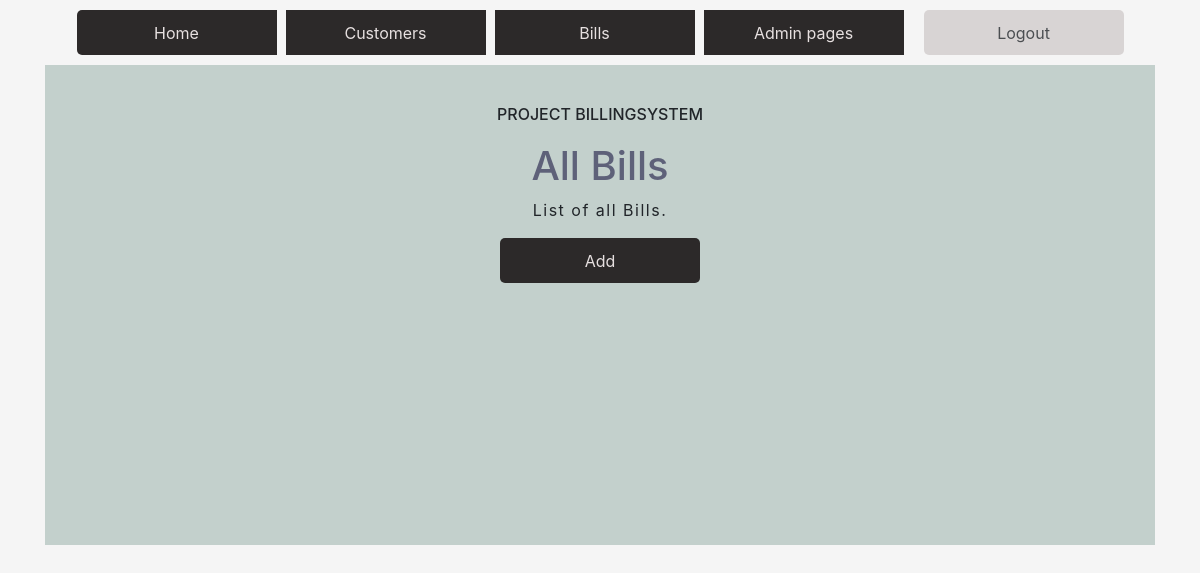
Before: /invoicerowlist/ with the older database file.
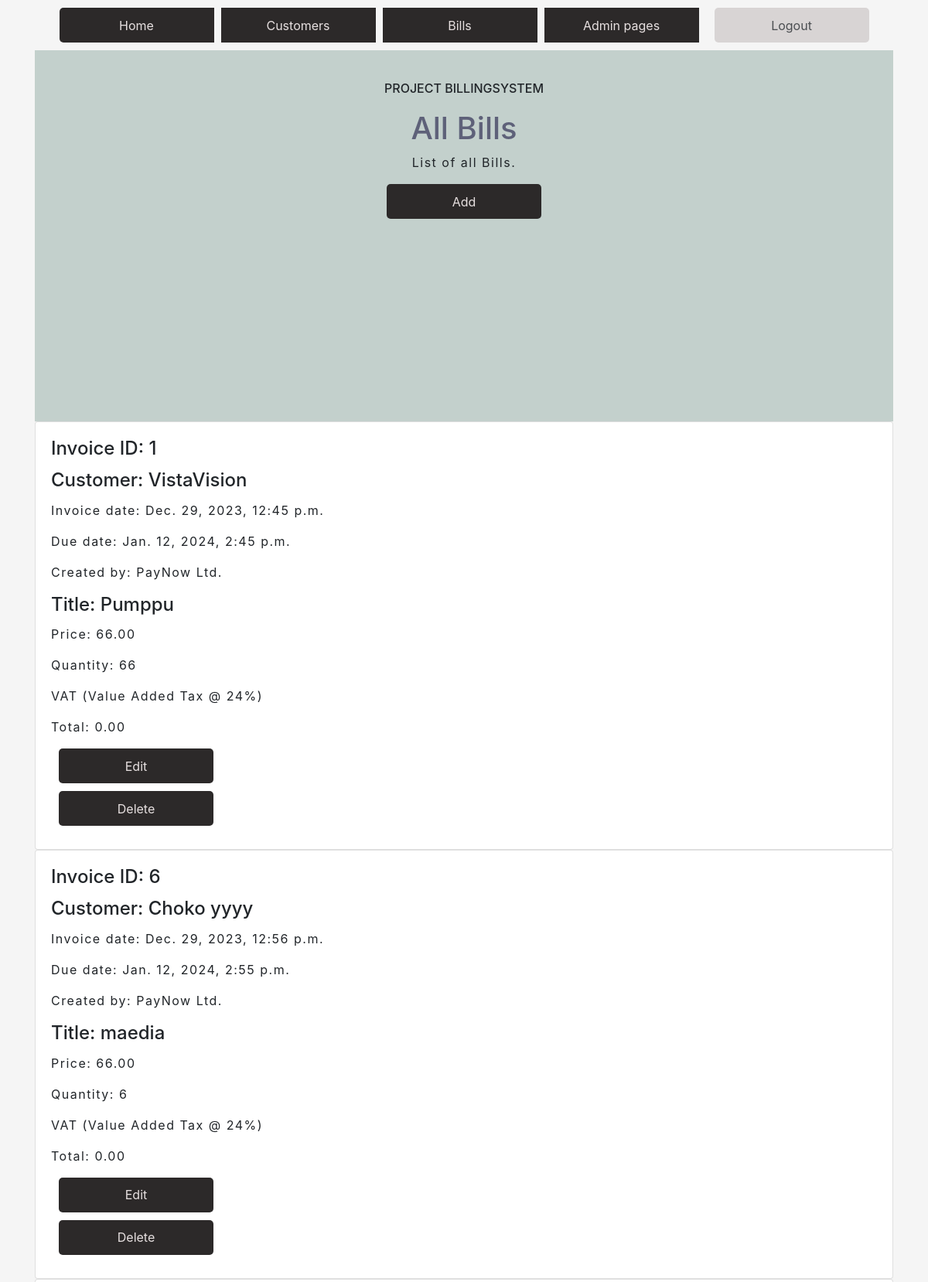
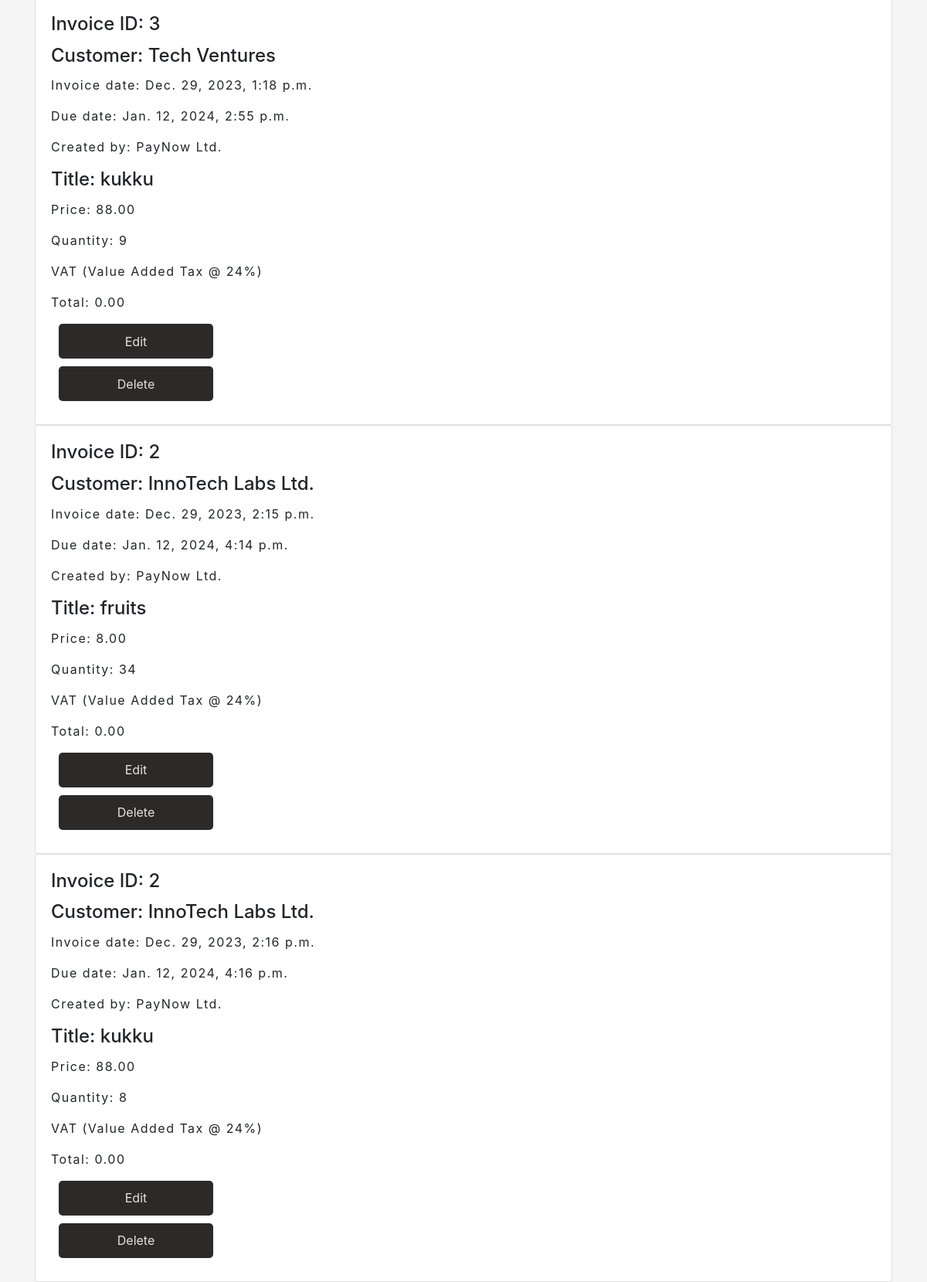
After: the same page with the newer database file (2 pictures, top to bottom).
### app/models.py (models this page shows, shortened)
class InvoiceRows(models.Model):
    title = models.CharField(max_length = 100, default=None, blank=True, null=True)
    price = models.DecimalField(max_digits = 10, decimal_places=2, default=Decimal('0.00'), blank=True, null=True)
    quantity = models.IntegerField(default = 0, null=True)
    total = models.DecimalField(max_digits = 10, decimal_places=2, default=Decimal('0.00'), null=True)
    invoice = models.ForeignKey(Invoice, on_delete =models.CASCADE)
    vat = models.ForeignKey(Vat, on_delete =models.PROTECT, blank=True, null=True)

class Invoice(models.Model):
    invoiceDate = models.DateTimeField(auto_now_add=True)
    dueDate = models.DateTimeField(default=datetime.now() + timedelta(days=14)) #time + 14 days
    customerAccount = models.ForeignKey(CustomerAccount, on_delete =models.PROTECT)
    account = models.ForeignKey(Account, on_delete =models.PROTECT)

class CustomerAccount(models.Model):
    name = models.CharField(max_length = 50, default=None)
    address = models.CharField(max_length = 50, default=None)
    phone = models.CharField(max_length = 50, default=None)
    mail = models.CharField(max_length = 50, default=None)
    vat = models.CharField(max_length = 20, default=None)
    account = models.ForeignKey(Account, on_delete =models.PROTECT)

class Account(models.Model):
    name = models.CharField(max_length =20, default=None)
    address = models.CharField(max_length =50, default=None)
    phone = models.CharField(max_length =50, default=None)
    mail = models.CharField(max_length =50, default=None)
    vat = models.CharField(max_length =20, default=None)
    bankAccountNr = models.CharField(max_length =20, default=None)

class Vat(models.Model):
    code = models.CharField(max_length = 50, default="M24")
    description = models.CharField (max_length = 50, default="VAT (Value Added Tax @ 24%)")
    percent = models.DecimalField(max_digits = 5, decimal_places=2, default=Decimal('0.24'))

### app/views.py (the view)
# urls.py: path('invoicerowlist/', invoicerowlistview, name='invoicerowlist'),
def invoicerowlistview(request):
    invoicerowlist = InvoiceRows.objects.all()
    invoicelist = Invoice.objects.all()
    context = {'invoicerow': invoicerowlist, 'invoices': invoicelist}
    return render (request,"invoicerowlist.html", context)

### app/templates/invoicerowlist.html
{% extends 'index.html' %}
{%load static%}
{% block content %}
<section id="main">
    <div class="main-text">
    <h6>Project Billingsystem</h6>
    <h1>All Bills</h1>
    <p>List of all Bills.</p>
    <center>
        <a class="btn" href="/add-invoice">Add</a>
    </center>
    </div>
    </section>
    {% for ir in invoicerow %}
    <div class="customerList">
    <div class="card" style="width: 100%;">
    <div class="card-body">
        <h4 class="card-title">Invoice ID: {{ir.invoice.customerAccount.id}} </h4>
        <h4 class="card-title">Customer: {{ir.invoice.customerAccount.name}}</h4>
        <p class="card-text">Invoice date: {{ir.invoice.invoiceDate}} </p>
        <p class="card-text">Due date: {{ir.invoice.dueDate}} </p>
        <p class="card-text">Created by: {{ir.invoice.account.name}} </p>
        <h4 class="card-title">Title: {{ir.title}}</h4>
        <p class="card-text">Price: {{ir.price}} </p>
        <p class="card-text">Quantity: {{ir.quantity}} </p>
        <p class="card-text">{{ir.vat.description}} </p>
        <p class="card-text"> Total: {{ ir.total }} </p>
        <a href="/edit-invoice-get/{{ir.invoice.id}}/"class="btn" >Edit</a>
        <a href="/confirm-delete-invoice/{{ir.invoice.id}}/" class="btn" >Delete</a>
    </div>
</div>
</div>
{% endfor %}
{% endblock %}

Changed rows visible on the page:
added InvoiceRows: invoice.customerAccount.id "1", invoice.customerAccount.name "VistaVision", invoice.invoiceDate "Dec. 29, 2023, 12:45 p.m.", invoice.dueDate "Jan. 12, 2024, 2:45 p.m.", invoice.account.name "PayNow Ltd.", title "Pumppu", price "66.00", quantity "66", vat.description "VAT (Value Added Tax @ 24%)", total "0.00"
added InvoiceRows: invoice.customerAccount.id "6", invoice.customerAccount.name "Choko yyyy", invoice.invoiceDate "Dec. 29, 2023, 12:56 p.m.", invoice.dueDate "Jan. 12, 2024, 2:55 p.m.", invoice.account.name "PayNow Ltd.", title "maedia", price "66.00", quantity "6", vat.description "VAT (Value Added Tax @ 24%)", total "0.00"
added InvoiceRows: invoice.customerAccount.id "3", invoice.customerAccount.name "Tech Ventures", invoice.invoiceDate "Dec. 29, 2023, 1:18 p.m.", invoice.dueDate "Jan. 12, 2024, 2:55 p.m.", invoice.account.name "PayNow Ltd.", title "kukku", price "88.00", quantity "9", vat.description "VAT (Value Added Tax @ 24%)", total "0.00"
added InvoiceRows: invoice.customerAccount.id "2", invoice.customerAccount.name "InnoTech Labs Ltd.", invoice.invoiceDate "Dec. 29, 2023, 2:15 p.m.", invoice.dueDate "Jan. 12, 2024, 4:14 p.m.", invoice.account.name "PayNow Ltd.", title "fruits", price "8.00", quantity "34", vat.description "VAT (Value Added Tax @ 24%)", total "0.00"
added InvoiceRows: invoice.customerAccount.id "2", invoice.customerAccount.name "InnoTech Labs Ltd.", invoice.invoiceDate "Dec. 29, 2023, 2:16 p.m.", invoice.dueDate "Jan. 12, 2024, 4:16 p.m.", invoice.account.name "PayNow Ltd.", title "kukku", price "88.00", quantity "8", vat.description "VAT (Value Added Tax @ 24%)", total "0.00"
